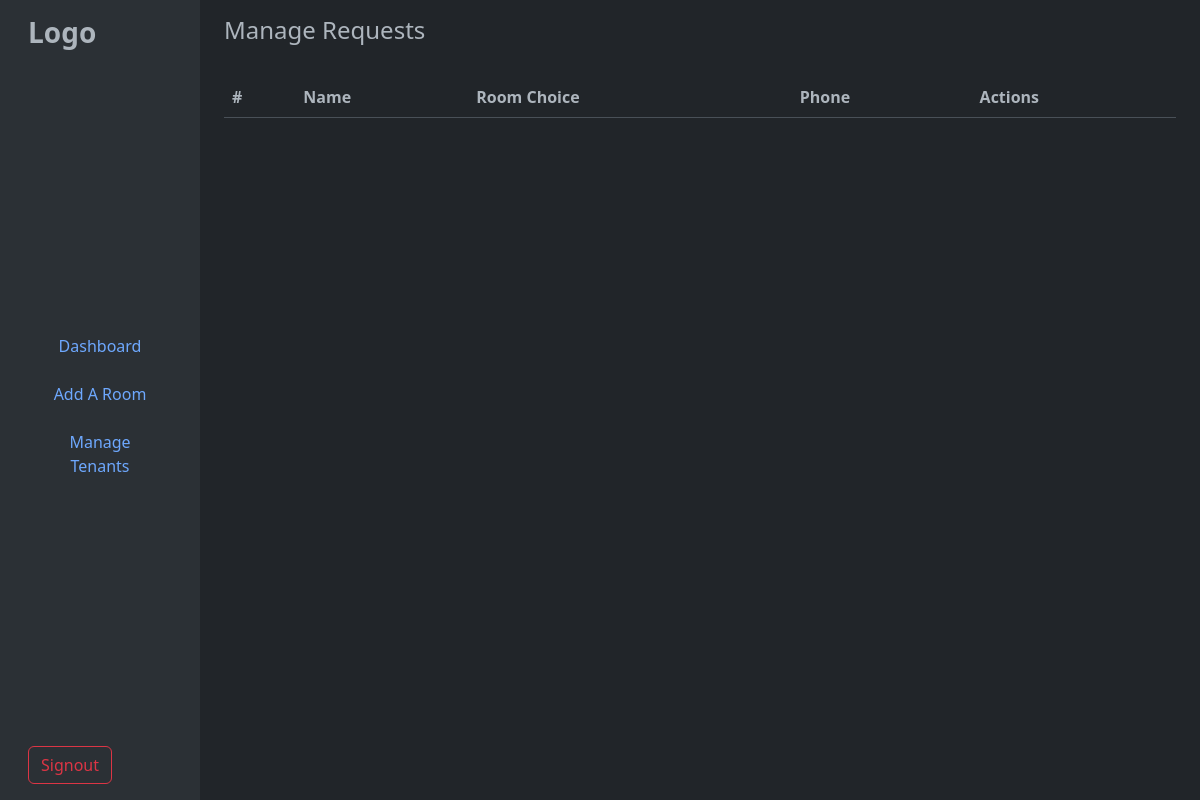
/seeapps (signed in), run on an earlier commit of the app's database.
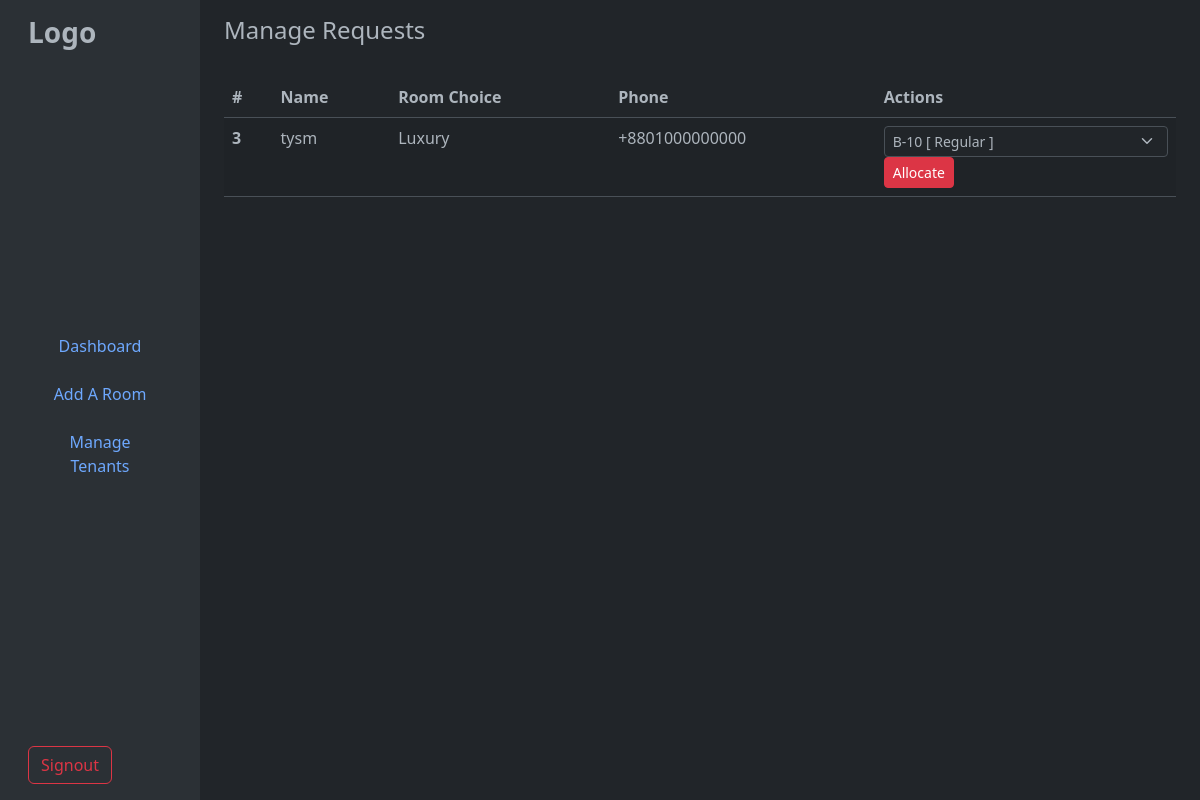
And on a later commit of the database.
### tables this page shows
CREATE TABLE "joinReqs" (
	"requestID"	INTEGER,
	"Name"	TEXT, "roomChoice" TEXT, username TEXT, password TEXT, phone TEXT,
	PRIMARY KEY("requestID" AUTOINCREMENT)
);

### app.py (the view)
@app.route('/seeapps', methods=['GET', 'POST'])
def seeApps():
    if session['user']=='admin':
        if request.method == 'POST':
            req_id = request.form['req_id']
            room_id = request.form['room_id']
            name = request.form['name']
            phone = request.form['phone']
            username = request.form['username']
            password = request.form['password']
            allocateUser(username, password, req_id, phone, room_id, name)
            return redirect(url_for('seeApps'))
        else:
            data = getJoinReqs()
            available_rooms = getAvailableRooms()
            return render_template('applications.html', data=data, available_rooms=available_rooms)
    else:
        return redirect(url_for('customer'))

### database/admin.py (called while the page is built)
def dbConnect():
    return sqlite3.connect('database/main.db')

def getJoinReqs():
    connection = dbConnect()
    cursor = connection.cursor()
    cursor.execute(f"SELECT * FROM joinReqs")
    result = cursor.fetchall()
    connection.close()
    return result

def getAvailableRooms():
    connection = dbConnect()
    cursor = connection.cursor()
    cursor.execute(f"SELECT * FROM Rooms WHERE status='Available'")
    result = cursor.fetchall()
    connection.close()
    return result

### templates/applications.html (shortened to what this page needs)
{% extends "adminbase.html" %}
{% block content %}
<main class="col-md-9 bg-dark ms-sm-auto col-lg-10 px-md-4">
  <div class="d-flex justify-content-between flex-wrap flex-md-nowrap align-items-center pt-3 pb-2 mb-3">
    <h1 class="h4">Manage Requests</h1>
  </div>
  <div class="table-responsive">
    <table class="table table-striped table-hover">
      <thead>
        <tr>
          <th scope="col">#</th>
          <th scope="col">Name</th>
          <th scope="col">Room Choice</th>
          <th scope="col">Phone</th>
          <th scope="col">Actions</th>
        </tr>
      </thead>
      <tbody>
        {%for i in data%}
        <tr>
          <th scope="row">{{i[0]}}</th>
          <td>{{i[1]}}</td>
          <td>{{i[2]}}</td>
          <td>{{i[5]}}</td>
          <td>
              <form action="/seeapps" method="POST" style="display:inline;">
                <select name="room_id" class="form-select form-select-sm" required>
                  {% for room in available_rooms %}
                    <option value="{{ room[0] }}">{{ room[1] }} [ {{room[2]}} ]</option>
                  {% endfor %}
                </select>
                  <button class="btn btn-sm btn-danger" type="submit">Allocate</button>
              </form>
          </td>
        </tr>
        {%endfor%}
      </tbody>
    </table>
  </div>
</main>
{% endblock %}

### templates/adminbase.html (shortened to what this page needs)
{% extends "base.html" %}
{% block nav %}
<div class="container-fluid">
    <div class="row">
        <nav class="col-md-3 col-lg-2 d-md-block bg-body-tertiary sidebar">
            <div class="d-flex flex-column flex-wrap justify-content-between vh-100 p-3">
                <div class="logo-section">
                    <h3 class="fw-bold mb-4">Logo</h3>
                </div>
                <div class="link-section">
                    <ul class="nav flex-column justify-content-center">
                        <li class="nav-item mb-2">
                            <a class="nav-link btn btn-outline-secondary w-100" href="/admin">Dashboard</a>
                        </li>
                        <li class="nav-item mb-2">
                            <a class="nav-link btn btn-outline-secondary w-100" href="/rooms">Add A Room</a>
                        </li>
                        <li class="nav-item mb-2">
                            <a class="nav-link btn btn-outline-secondary w-100" href="/tenants">Manage Tenants</a>
                        </li>
                    </ul>
                </div>
                <div class="signout">
                    <a href="/logout" type="submit" class="btn btn-outline-danger">Signout</a>
                </div>
            </div>
        </nav>
        {% block content %}
        {% endblock %}
    </div>
</div>
{% endblock %}

### templates/base.html (shortened to what this page needs)
<!DOCTYPE html>
<html lang="en" data-bs-theme="dark">
<head>
    <link href="https://cdn.jsdelivr.net/npm/bootstrap@5.3.0-alpha3/dist/css/bootstrap.min.css" rel="stylesheet">
</head>
<body>
    {% block nav %}
    {% endblock %}
</body>
</html>

What changed in the data, as far as the page shows it:
added joinReqs: requestID "3", Name "tysm", roomChoice "Luxury", phone "+8801000000000"
